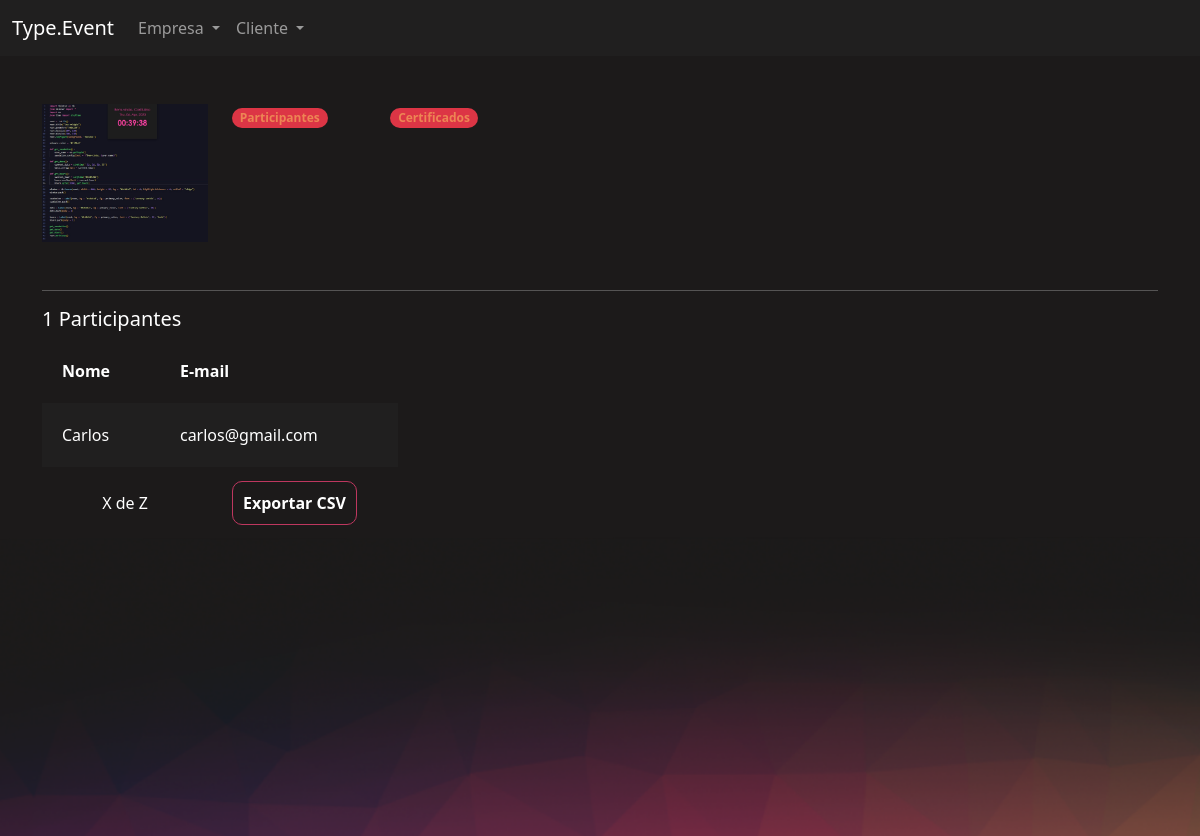
The app's page /event/participants_event/7/ (signed in) with its own data.
### eventos/models.py (models this page shows, shortened)
class Event(models.Model):
    creator = models.ForeignKey(User, on_delete = models.DO_NOTHING, null = True, blank = True)
    name = models.CharField(max_length=200)
    description = models.TextField()
    start_date = models.DateField()
    end_date = models.DateField()
    workload = models.IntegerField()
    logo = models.ImageField(upload_to = 'logo')
    participants = models.ManyToManyField(User, related_name="event_participant", null=True, blank=True)
    cor_principal = models.CharField(max_length = 7)
    cor_secundaria = models.CharField(max_length = 7)
    cor_fundo = models.CharField(max_length = 7)

### eventos/views.py (the view)
# urls.py: path('participants_event/<int:id>/', views.participants_event, name = "participants_event"),
def participants_event(request, id):
    event = get_object_or_404(Event, id=id)
    if not event.creator == request.user:
        raise Http404("Esse evento não é seu")
    if request.method == "GET":
        participants = event.participants.all()
        return render(request, 'participants_event.html', {'event': event, 'participants': participants})

### eventos/templates/participants_event.html (shortened to what this page needs)
{% extends "bases/base_event.html" %}
{% load static %}
{% block 'importacoes' %}
    <link href="{% static 'event/css/manage_event.css' %}" rel="stylesheet">
{% endblock %}
{% block 'conteudo' %}
    <div class="container">
        <br>
        <br>
        <div class="row">
            <div class="col-md-2">
                <img width="100%" src="/media/{{event.logo}}">
                <br>
                <br>
            </div>
            <div class="col-md">
                <div class="row">
                    <div class="col-md-2">
                        <span class="badge rounded-pill text-bg-danger"><a class="link" href="{% url 'participants_event' event.id %}">Participantes</a></span>
                    </div>
                    <div class="col-md-2">
                        <span class="badge rounded-pill text-bg-danger"><a class="link" href=" {% url 'certificates_event' event.id %}">Certificados</a></span>
                    </div>
                </div>
            </div>
        </div>
        <hr>
        <div class="row">
            <h5>{{event.participants.all.count}} Participantes</h5>
            <div class="col-md-4">
                <table>
                    <tr>
                        <th>Nome</th>
                        <th>E-mail</th>
                    </tr>
                    {% for participant in participants %}
                        <tr class="{% cycle 'linha' 'linha2' %}">
                            <td>{{participant.username}}</td>
                            <td>{{participant.email}}</td>
                        </tr>
                    {% endfor %}
                </table>
                <br>
                <div class="row">
                    <div class="col-md text-center">
                        <p>X de Z</p>
                    </div>
                    <div class="col-md ">
                        <a href="{% url 'create_csv' event.id %}" class="btn-principal" style="text-decoration: none;">Exportar CSV</a>
                    </div>
                </div>
            </div>
        </div>
    </div>
{% endblock %}

### templates/static/geral/css/base.css (style rules this page uses)
body { color: white !important; }
:root { --main-color: #201F1F; --dark-color: #1C1A1A; --contrast-color: #BE375F; --differential-color: #ED8554; }

### templates/static/event/css/manage_event.css (style rules this page uses)
table { width: 100%; padding: 20px; }
.linha { height: 40px; background-color: var(--main-color); padding: 20px; }
td, th { padding: 20px; }

### templates/static/event/css/event.css (style rules this page uses)
body { background-color: #1C1A1A; }

### templates/static/users/css/users.css (style rules this page uses)
.link { color: var(--differential-color); text-decoration: none; }
.btn-principal { background-color: transparent; border: 1px solid var(--contrast-color); color: white; padding: 10px; border-radius: 10px; font-weight: bold; }

### records on screen
Event: logo (picture), participants.all.count "1"

### other values on screen
{{ participant.username }} "Carlos"
{{ participant.email }} "carlos@gmail.com"
